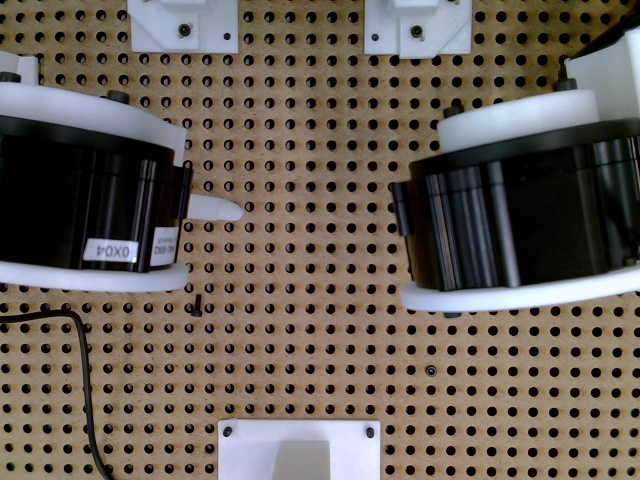
#> input picture dev/features/vision/data/frames/cam0.jpg, 640 x 480 px
$ python -i pegboard.py   (imports and definitions only)
#> lines starting #> are read from the running program, lines starting #| are printed output that depends on the picture; after the words box and inside, x2 and y2 are one past the last pixel; in counts of white or black regions, pixels touching at a corner belong together
#> further down, picture is the input picture: shape (480, 640, 3); mean B, G, R 85.9, 94.8, 103.7
#!/usr/bin/env python3
"""펙보드 타공 격자로 homography 를 추정해 픽셀 <-> 평면 mm 변환을 만든다.

구멍이 등간격 격자라는 사실만 쓰기 때문에 별도 체스보드 타겟이 필요 없고,
렌즈 왜곡이 심하지 않은 범위에서 평면 좌표를 바로 얻을 수 있다.
"""
import argparse
import json

import cv2
import numpy as np


def detect_holes(bgr, min_area=15, max_area=800):
    """어두운 원형 블롭(타공 구멍)의 중심을 찾는다."""
#> called with min_area = 15, max_area = 800
    gray = cv2.cvtColor(bgr, cv2.COLOR_BGR2GRAY)
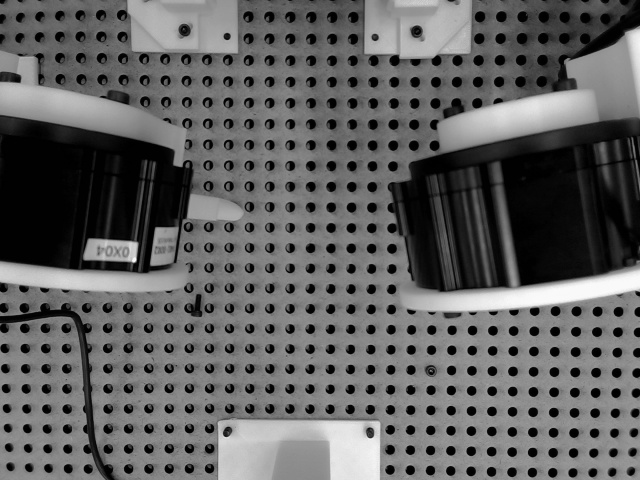
#> gray: shape (480, 640); min 0, max 252, mean 96.4
    # 국소 조명 편차에 강하도록 adaptive. 구멍이 어두우므로 INV.
    th = cv2.adaptiveThreshold(
        gray, 255, cv2.ADAPTIVE_THRESH_GAUSSIAN_C, cv2.THRESH_BINARY_INV, 31, 8
    )
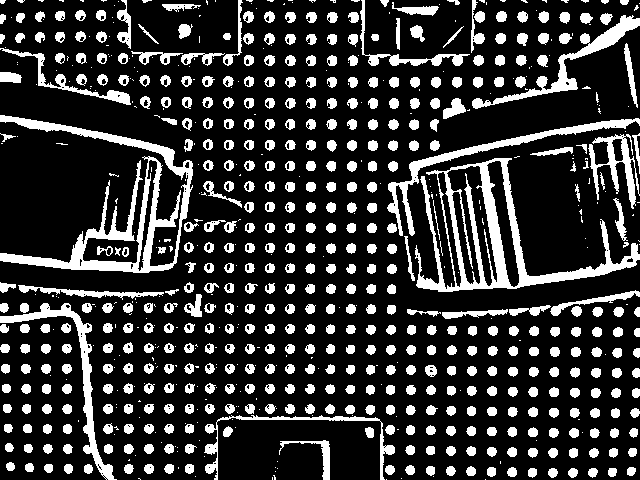
#> th: shape (480, 640); 20.8% white; 766 white regions (284 under 20 px), largest, box (x1, y1, x2, y2) and area: (415, 158, 640, 292) 6422, (0, 115, 193, 273) 6064, (387, 118, 640, 236) 2339
    th = cv2.morphologyEx(th, cv2.MORPH_OPEN, np.ones((3, 3), np.uint8))
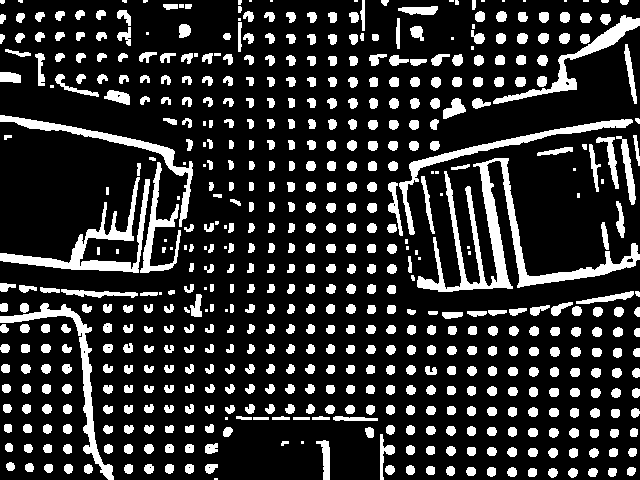
#> th: shape (480, 640); 18.7% white; 580 white regions (54 under 20 px), largest, box (x1, y1, x2, y2) and area: (417, 158, 640, 292) 5269, (0, 177, 150, 273) 2705, (0, 303, 114, 480) 2022

    n, _, stats, cent = cv2.connectedComponentsWithStats(th)
#> n = 581; stats = 581 rows, first 6: [0, 0, 640, 480, 249720], [0, 0, 5, 4, 18], [18, 0, 5, 3, 13], [122, 0, 5, 3, 13], [143, 0, 5, 3, 13], [238, 0, 4, 5, 18]; cent = 581 pairs, first value 1.54 to 637.3, second value 0.5 to 478.5
    pts = []
    for i in range(1, n):
        area = stats[i, cv2.CC_STAT_AREA]
        w, h = stats[i, cv2.CC_STAT_WIDTH], stats[i, cv2.CC_STAT_HEIGHT]
        if not (min_area <= area <= max_area) or w == 0 or h == 0:
            continue
        if not (0.6 <= w / h <= 1.67):      # 대략 원형
            continue
        if area / (w * h) < 0.55:            # 채움율 (원이면 ~0.785)
            continue
        pts.append(cent[i])
#> this loop made 580 passes
#> (area, w, h) on passes 9, 10, 13: (106, 5, 31), (35, 8, 6), (38, 4, 10)
#> after the loop, pts = 455 pairs, first value 2 to 637.3, second value 1.33 to 472.3
    return np.array(pts, np.float32).reshape(-1, 2)


# [43 lines left out: functions lattice_basis, fit_homography, not called in this run]


POLY_DEG = 3
# 트리밍 임계는 픽셀 기준으로 둔다. mm 로 두면 --pitch-mm 을 바꿀 때마다
# 실제 걸러지는 기준이 같이 흔들린다.
TRIM_PX = 1.0


# [100 lines left out: functions poly_features, fit_poly, px_to_mm, main, not called in this run]


# [2 lines not run here, left out]

>>> import cv2
>>> picture = cv2.imread('../data/frames/cam0.jpg')
>>> result = detect_holes(picture)
#> result has the same summary as pts in detect_holes
